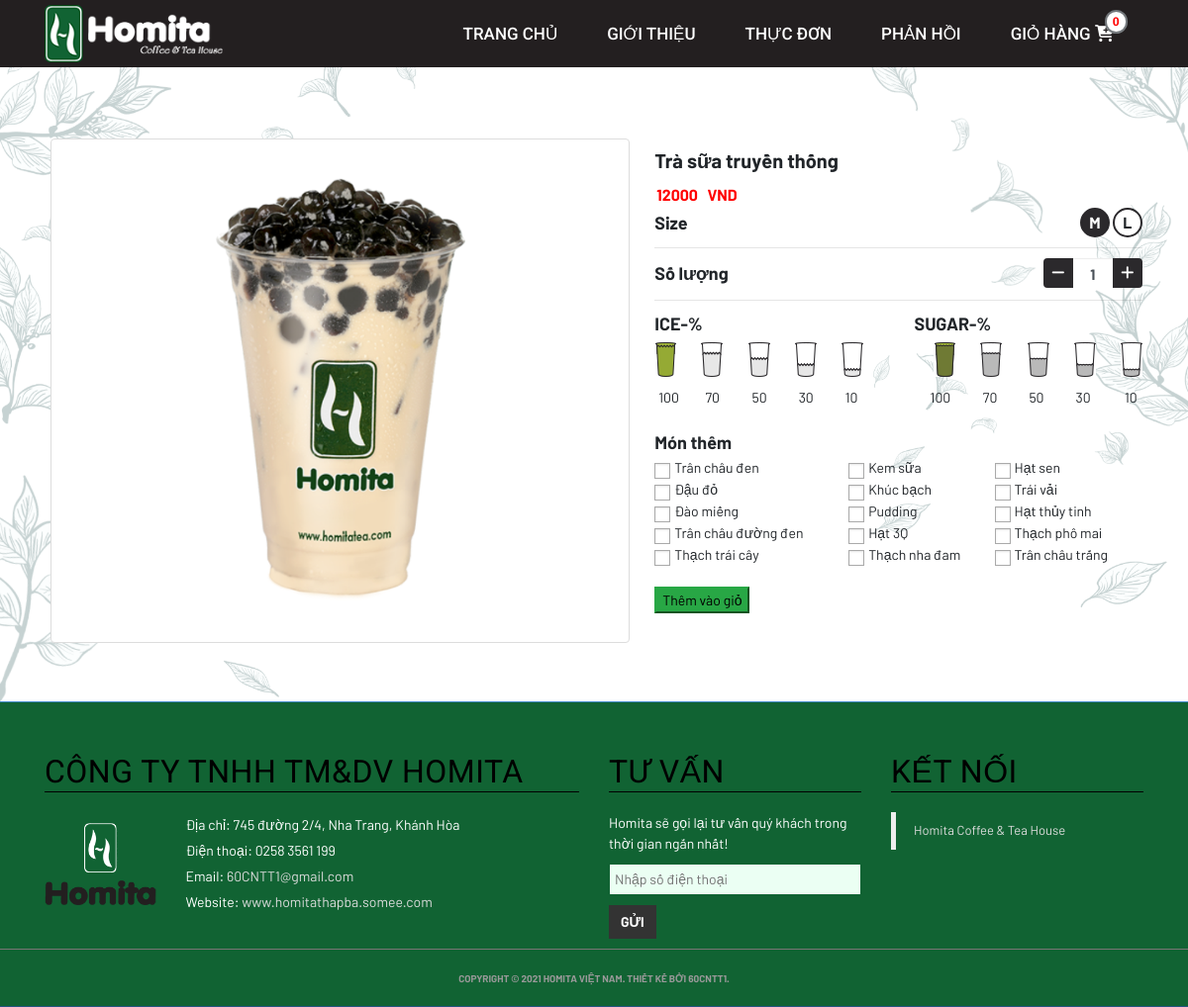
Screenshot of /Menu/Details/DU0002 with the database file from the repository.
### tables this page shows
CREATE TABLE `douong` (
  `MaDU` varchar(10) NOT NULL,
  `TenDU` varchar(250) NOT NULL,
  `DonGia` int(11) NOT NULL,
  `HinhAnh` varchar(250) NOT NULL,
  `NgayThem` datetime(3) NOT NULL,
  `BanChay` tinyint(4) NOT NULL,
  `MaLoaiDU` varchar(20) NOT NULL
);

CREATE TABLE `topping` (
  `MaTP` varchar(10) NOT NULL,
  `TenTP` varchar(250) NOT NULL,
  `DonGia` int(11) NOT NULL,
  `HinhAnh` varchar(250) NOT NULL,
  `MaLoaiTP` varchar(10) NOT NULL
);

### mvc/core/controller.php (called while the page is built, shortened)
<?php
class Controller{
    public function view($view, $data=[]){
        require_once "./mvc/views/".$view.".php";
    }
}
?>

### mvc/core/app.php (called while the page is built, shortened)
<?php
class App {
    protected $action = "Index";
    function __construct(){
        $arr = $this->UrlProcess();
        if(isset($arr[0])){
            if(file_exists("./mvc/controllers/".$arr[0].".php")){
                unset($arr[0]);
            }
        }
        $this->controller = new $this->controller;
        if(isset($arr[1])){
            if(method_exists($this->controller, $arr[1])){
                $this->action = $arr[1];
            }
            unset($arr[1]);
        }
        $this->params = $arr?array_values($arr):[];
        call_user_func_array([$this->controller, $this->action], $this->params);
    }
    function UrlProcess(){
        if(isset($_GET["url"])){
            return explode("/", filter_var(trim($_GET["url"], "/")));
        }
    }
}
?>

### index.php (called while the page is built, shortened)
<?php
    $myapp = new App();
?>

### mvc/core/database.php (called while the page is built, shortened)
<?php
class DataBase {
    protected $servername = "localhost";
    protected $username = "root";
    protected $password = "";
    function __construct()
    {
        $this->con = mysqli_connect($this->servername, $this->username, $this->password);
    }
}
?>

### mvc/models/DoUongModel.php (called while the page is built, shortened)
<?php
class DoUongModel extends DataBase
{
    public function getDoUongById($id)
    {
        $qr = "SELECT * FROM douong,loaidouong WHERE douong.MaLoaiDU = loaidouong.MaLoaiDU AND MaDU = '$id'";
        $rows = mysqli_query($this->con, $qr);
        $arr = array();
        while ($row = mysqli_fetch_array($rows)) {
            $arr[] = $row;
        }
        return json_encode($arr);
    }
}

### mvc/models/ToppingModel.php (called while the page is built, shortened)
<?php
class ToppingModel extends DataBase {
    public function listAll(){
        $qr = "SELECT * FROM topping";
        $rows = mysqli_query($this->con, $qr);
        $arr = array();
        while($row = mysqli_fetch_array($rows)) {
            $arr[] = $row;
        }
        return json_encode($arr);
    }
}
?>

### mvc/views/pages/detailsMenu.php (the view, shortened to what this page needs)
<link href="public/Client/details.css" rel="stylesheet" />
<section id="menu">
<div class="row" style="margin-top:100px">
    <div class="col-md-6 col-md-offset-1" align="center">
        <div class="thumbnail detail"><img style="width:500px; height:500px" src="public/upload/douong/<?php echo $data["du"]["HinhAnh"] ?>" class="img-responsive wp-post-image" alt="" /></div>
    </div>
    <div class="col-md-5 p-3" align="left">
        <h2><strong><?php echo $data["du"]["TenDU"] ?></strong></h2>
        <form class="form-addcart" name="form_addcart" id="form_addcart" action="Menu/AddToCart" method="post">
            <div class="price" align="left" style="color:red; font-size:16px">
                <span><strong>
                        <input type="text" id="DonGia" value="<?php echo $data["du"]["DonGia"] ?>" readonly style="border:none; width:50px">&nbsp;VND
                    </strong></span>
            </div>
            <div class="size">
                <label style="font-size: 18px">Size</label>
                <div class="radio-size">
                    <label for="sizeM">M</label>
                    <label for="sizeL">L</label>
                </div>
            </div>
            <hr>
            <div class="soluong">
                <label style="font-size: 18px">Số lượng</label>
                <div class="form-group">
                    <div class="input-group">
                        <div class="input-group-addon" id="botSL" style="text-align:center; font-size:15px; font-weight: bold;"><span class="fas fa-minus" style="margin-top: 7px"></span></div>
                        <input type="text" class="form-control input-sm" style="text-align:center; font-size:15px; font-weight: bold" name="quantity" id="quantity" value="1" readonly>
                        <div class="input-group-addon" id="themSL" style="text-align:center; font-size:15px; font-weight: bold;"><span class="fas fa-plus" style="margin-top: 7px"></span></div>
                    </div>
                </div>
                <div class="clearfix"></div>
            </div>
            <hr>
            <div class="ice-sugar">
                <div class="ice">
                    <label style="font-size: 18px">ICE-%</label>
                    <div class="radio-ice">
                        <div class="block">
                            <label for="ice100"></label>
                            <span>100</span>
                        </div>
                        <div class="block">
                            <label for="ice70"></label>
                            <span>70</span>
                        </div>
                        <div class="block">
                            <label for="ice50"></label>
                            <span>50</span>
                        </div>
                        <div class="block">
                            <label for="ice30"></label>
                            <span>30</span>
                        </div>
                        <div class="block">
                            <label for="ice10"></label>
                            <span>10</span>
                        </div>
                    </div>
                </div>
                <div class="sugar" style="margin-bottom: 20px;">
                    <label style="font-size: 18px">SUGAR-%</label>
                    <div class="radio-sugar">
                        <div class="block">
                            <label for="sugar100"></label>
                            <span>100</span>
                        </div>
                        <div class="block">
                            <label for="sugar70"></label>
                            <span>70</span>
                        </div>
                        <div class="block">
                            <label for="sugar50"></label>
                            <span>50</span>
                        </div>
                        <div class="block">
                            <label for="sugar30"></label>
                            <span>30</span>
                        </div>
                        <div class="block">
                            <label for="sugar10"></label>
                            <span>10</span>
                        </div>
                    </div>
                </div>
            </div>
            <div class="monthem">
                <label style="font-size: 18px">Món thêm</label>
                <table id="tpTable">
                    <?php
                        for($i = 0; $i < count($data["listTP"]); $i = $i + 3) {
                            echo '<tr>';
                            if(isset($data["listTP"][$i])) echo '<td><input type="checkbox" name="listTP[]" value="'.$data["listTP"][$i]["MaTP"].'">'.$data["listTP"][$i]["TenTP"].'</td>';
                            if(isset($data["listTP"][$i+1])) echo '<td><input type="checkbox" name="listTP[]" value="'.$data["listTP"][$i+1]["MaTP"].'">'.$data["listTP"][$i+1]["TenTP"].'</td>';
                            if(isset($data["listTP"][$i+2])) echo '<td><input type="checkbox" name="listTP[]" value="'.$data["listTP"][$i+2]["MaTP"].'">'.$data["listTP"][$i+2]["TenTP"].'</td>';
                            echo '</tr>';
                        }
                    ?>
                </table>
            </div>
            <div>
                <br />
                <input type="submit" value="Thêm vào giỏ" class="btn-success text-black" name="submitBtn" />
            </div>
            <br />
        </form>
    </div>
    <div class="col-lg-1 col-md-1 col-sm-1 hidden-xs"></div>
</div>
</section>

### rows the page displays
douong: HinhAnh (picture), TenDU "Trà sữa truyền thống", DonGia "12000"
topping: TenTP "Trân châu đen"
topping: TenTP "Kem sữa"
topping: TenTP "Hạt sen"
topping: TenTP "Đậu đỏ"
topping: TenTP "Khúc bạch"
topping: TenTP "Trái vải"
topping: TenTP "Đào miếng"
topping: TenTP "Pudding"
topping: TenTP "Hạt thủy tinh"
topping: TenTP "Trân châu đường đen"
topping: TenTP "Hạt 3Q"
topping: TenTP "Thạch phô mai"
topping: TenTP "Thạch trái cây"
topping: TenTP "Thạch nha đam"
topping: TenTP "Trân châu trắng"
